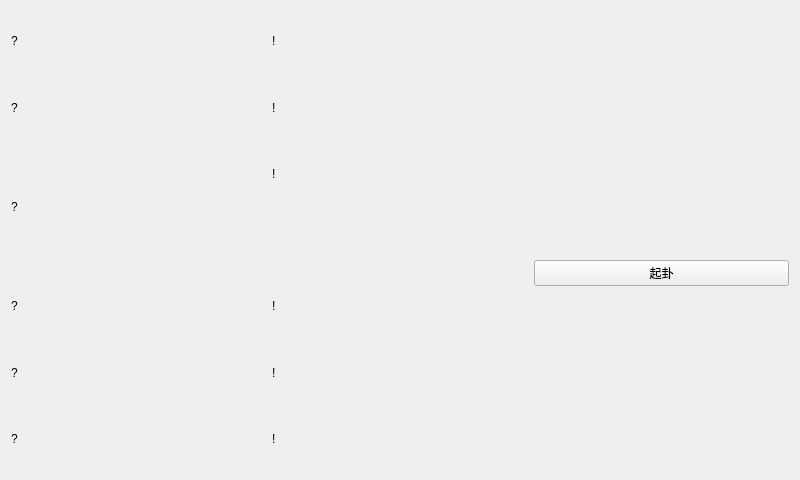
<?xml version="1.0" encoding="UTF-8"?>
<ui version="4.0">
 <class>MainWindow</class>
 <widget class="QMainWindow" name="MainWindow">
  <property name="geometry">
   <rect>
    <x>0</x>
    <y>0</y>
    <width>800</width>
    <height>480</height>
   </rect>
  </property>
  <property name="windowTitle">
   <string>MainWindow</string>
  </property>
  <widget class="QWidget" name="centralWidget">
   <layout class="QGridLayout" name="gridLayout">
    <item row="0" column="0">
     <widget class="QLabel" name="label_6">
      <property name="text">
       <string>?</string>
      </property>
     </widget>
    </item>
    <item row="0" column="1">
     <widget class="QLabel" name="label12">
      <property name="text">
       <string>!</string>
      </property>
     </widget>
    </item>
    <item row="1" column="0">
     <widget class="QLabel" name="label_5">
      <property name="text">
       <string>?</string>
      </property>
     </widget>
    </item>
    <item row="1" column="1">
     <widget class="QLabel" name="label11">
      <property name="text">
       <string>!</string>
      </property>
     </widget>
    </item>
    <item row="2" column="0" rowspan="2">
     <widget class="QLabel" name="label_4">
      <property name="text">
       <string>?</string>
      </property>
     </widget>
    </item>
    <item row="2" column="1">
     <widget class="QLabel" name="label10">
      <property name="text">
       <string>!</string>
      </property>
     </widget>
    </item>
    <item row="3" column="2" rowspan="2">
     <widget class="QPushButton" name="pushButton">
      <property name="text">
       <string>起卦</string>
      </property>
     </widget>
    </item>
    <item row="4" column="0">
     <widget class="QLabel" name="label_3">
      <property name="text">
       <string>?</string>
      </property>
     </widget>
    </item>
    <item row="4" column="1">
     <widget class="QLabel" name="label9">
      <property name="text">
       <string>!</string>
      </property>
     </widget>
    </item>
    <item row="5" column="0">
     <widget class="QLabel" name="label_2">
      <property name="text">
       <string>?</string>
      </property>
     </widget>
    </item>
    <item row="5" column="1">
     <widget class="QLabel" name="label8">
      <property name="text">
       <string>!</string>
      </property>
     </widget>
    </item>
    <item row="6" column="0">
     <widget class="QLabel" name="label">
      <property name="text">
       <string>?</string>
      </property>
     </widget>
    </item>
    <item row="6" column="1">
     <widget class="QLabel" name="label7">
      <property name="text">
       <string>!</string>
      </property>
     </widget>
    </item>
   </layout>
  </widget>
 </widget>
 <layoutdefault spacing="6" margin="11"/>
 <resources/>
 <connections/>
</ui>
